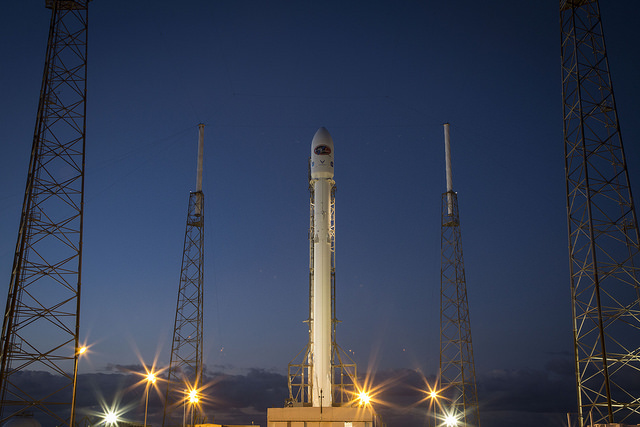
#> input picture skimage.data.rocket(), 640 x 427 px
$ jupyter execute img.ipynb   (older library calls are emulated)
#> lines starting #> are read from the running program, lines starting #| are printed output that depends on the picture; after the words box and inside, x2 and y2 are one past the last pixel; in counts of white or black regions, pixels touching at a corner belong together
[cell 1]
# Python 3.8.12

import pandas as pd
import numpy as np
from skimage import data
import matplotlib.pyplot as plt

[cell 2]
rocket_image = data.rocket()
#> rocket_image is the input picture: shape (427, 640, 3); mean R, G, B 52.3, 61.3, 82.3

[cell 3]
rocket_image

[cell 4]
def show_image(image, title='Image', cmap_type='gray'):
    plt.imshow(image, cmap=cmap_type)
    plt.title(title)
    plt.axis('off')
    plt.show()

[cell 5]
show_image(rocket_image, 'rocket')

[cell 6]
from skimage.color import rgb2gray
rocket_image_gray = rgb2gray(rocket_image)

[cell 7]
show_image(rocket_image_gray, 'gray rocket')

[cell 8]
red = rocket_image[:, :, 0]
green = rocket_image[:, :, 1]
blue = rocket_image[:, :, 2]

[cell 9]
show_image(rocket_image)

[cell 10]
#
# img = plt.imread('/.jpeg')

[cell 11]
rocket_image_flipp = np.flipud(rocket_image)

[cell 12]
show_image(rocket_image_flipp)

[cell 13]
plt.hist(red.ravel(), bins=256)
plt.hist(blue.ravel(), bins=256)
plt.hist(green.ravel(), bins=256)
plt.legend(['red', 'blue', 'green'])
plt.show()
#> figure, not shown here; tallest bar 5521 high, from x = 30.88 to 31.88; tallest bar 4985 high, from x = 76.7 to 77.7; tallest bar 5439 high, from x = 51.8 to 52.79

# Ravel retorna uma matriz cpntinua dos valores da cor da imagem
# Definimos bins como 256 porque mostraremos o número de pixels para cada valor de pixel.

[cell 14]
rocket_image_flipp_plr = np.fliplr(rocket_image_flipp)
show_image(rocket_image_flipp_plr)

[cell 15]
# Estudar esses metodos mais a  fundo
from skimage.filters import try_all_threshold
from skimage.filters import threshold_otsu
from skimage.filters import threshold_local

[cell 16]
img_peste = plt.imread('./images.jfif')
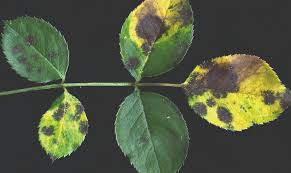
#> input picture ProcessingImage/images.jfif, 291 x 173 px
#> img_peste is the input picture: shape (173, 291, 3); mean R, G, B 80.5, 87.5, 64.6
img_normal = plt.imread('./imagens_normal.jpg')
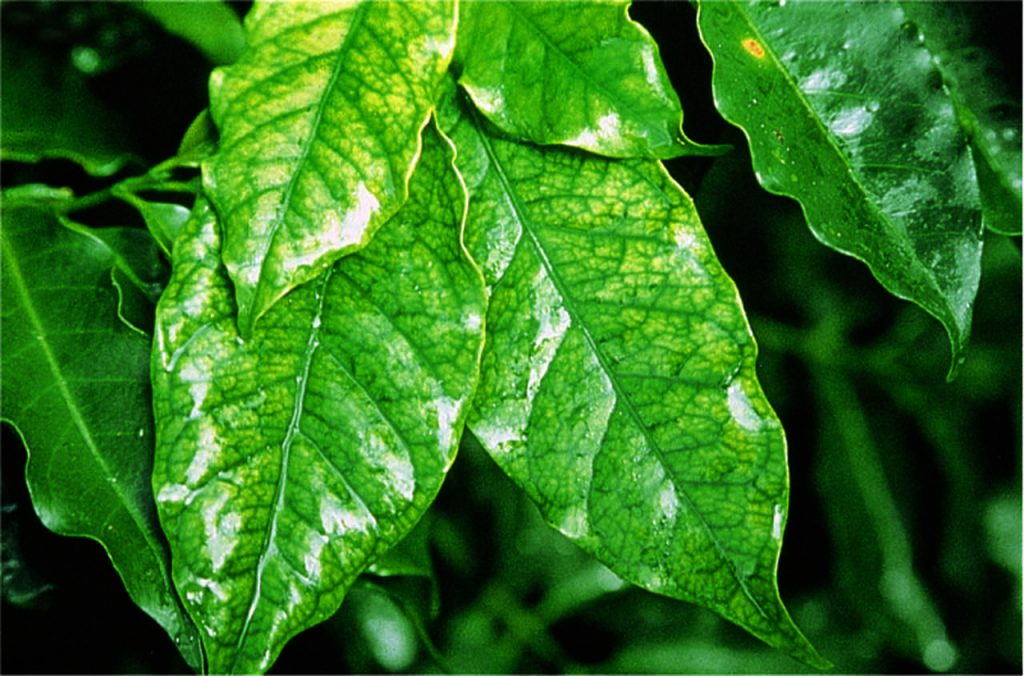
#> input picture ProcessingImage/imagens_normal.jpg, 1024 x 676 px
#> img_normal is the input picture: shape (676, 1024, 3); mean R, G, B 48.4, 116.7, 29.1
img_peste_cafe = plt.imread('./imagens_praga.png')
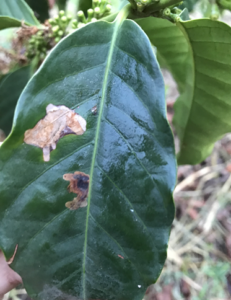
#> input picture ProcessingImage/imagens_praga.png, 231 x 300 px
#> img_peste_cafe is the input picture: shape (300, 231, 3) float32; mean R, G, B 0.382, 0.478, 0.423

[cell 17]
show_image(img_peste)
show_image(img_normal)
show_image(img_peste_cafe)

[cell 18]
img_peste_gray = rgb2gray(img_peste)
img_normal_cafe_gray = rgb2gray(img_normal)
img_peste_cafe_gray = rgb2gray(img_peste_cafe)
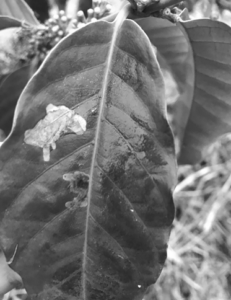
#> img_peste_cafe_gray: shape (300, 231) float32; min 0.093, max 1, mean 0.454

[cell 19]
show_image(img_peste_gray)
show_image(img_normal_cafe_gray)
show_image(img_peste_cafe_gray)

[cell 20]
# binary global
thresh_leaf_normal = threshold_otsu(img_peste_gray)
#> thresh_leaf_normal = 0.422
thresh_leaf_cafe = threshold_otsu(img_normal_cafe_gray)
#> thresh_leaf_cafe = 0.356
thresh_leaf_cafe_pest = threshold_otsu(img_peste_cafe_gray)
#> thresh_leaf_cafe_pest = 0.509
binary1 = img_peste_gray > thresh_leaf_normal
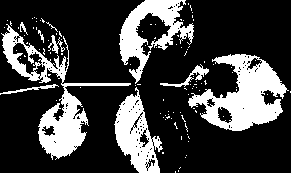
#> binary1: shape (173, 291) bool; 24.8% white; 109 white regions (100 under 20 px), largest, box (x1, y1, x2, y2) and area: (188, 54, 289, 131) 3794, (1, 24, 131, 160) 3451, (119, 0, 194, 84) 2354
binary2 = img_normal_cafe_gray > thresh_leaf_cafe
#> binary2: shape (676, 1024) bool; 54.5% white; 752 black regions (624 under 20 px), largest, box (x1, y1, x2, y2) and area: (263, 0, 1023, 676) 186219, (0, 0, 235, 676) 99489, (912, 0, 1022, 159) 9923
binary3 = img_peste_cafe_gray >  thresh_leaf_cafe_pest
#> binary3: shape (300, 231) bool; 32.9% white; 110 white regions (86 under 20 px), largest, box (x1, y1, x2, y2) and area: (0, 0, 186, 232) 11988, (153, 132, 231, 300) 7943, (164, 0, 231, 27) 893

[cell 21]
show_image(binary1)
show_image(binary2)
show_image(binary3)

[cell 22]
# por outro lado
thresh_leaf_normal = threshold_otsu(img_peste_gray)
thresh_leaf_cafe = threshold_otsu(img_normal_cafe_gray)
thresh_leaf_cafe_pest = threshold_otsu(img_peste_cafe_gray)
binary1 = img_peste_gray < thresh_leaf_normal
binary2 = img_normal_cafe_gray < thresh_leaf_cafe
binary3 = img_peste_cafe_gray < thresh_leaf_cafe_pest

[cell 23]
show_image(binary1)
show_image(binary2)
show_image(binary3)

[cell 24]
# local
block_size = 35
local_thresh = threshold_local(img_peste_gray, block_size, offset=10)
binary4 = img_peste_gray < local_thresh
#> binary4: shape (173, 291) bool; every value is 0
show_image(binary4)

'''
    Funciona melhor em imagens escritas
'''

[cell 25]
'''
    Testar todos os metodos do threshold
'''
fig, ax = try_all_threshold(img_peste_cafe_gray, verbose=False, figsize=(15,12))
plt.show()

[cell 26]
def plot_comparison(original, filtered, title_filtered):
    fig, (ax1, ax2) = plt.subplots(ncols = 2 , figsize=(12,6), sharex=True, sharey=True)
    ax1.imshow(original, cmap=plt.cm.gray)
    ax1.axis('off')
    ax2.imshow(filtered, cmap=plt.cm.gray)
    ax2.set_title(title_filtered)
    ax2.axis('off')

[cell 27]
from skimage.filters import gaussian

[cell 28]
# False se a imagem tiver gray
gaussian_leaf = gaussian(img_peste_cafe_gray, multichannel=False)
plot_comparison(img_peste_cafe_gray, gaussian_leaf, 'leaf_gaussian')

[cell 29]
from skimage.filters import sobel

[cell 30]
sobel_img = sobel(img_peste_cafe_gray)
show_image(sobel_img)

[cell 31]
from skimage import exposure

[cell 32]
show_image(img_peste_cafe_gray)

[cell 33]
plt.title('Histograma da imagem')
plt.hist(img_peste_cafe_gray.ravel(), bins=256)
plt.show()
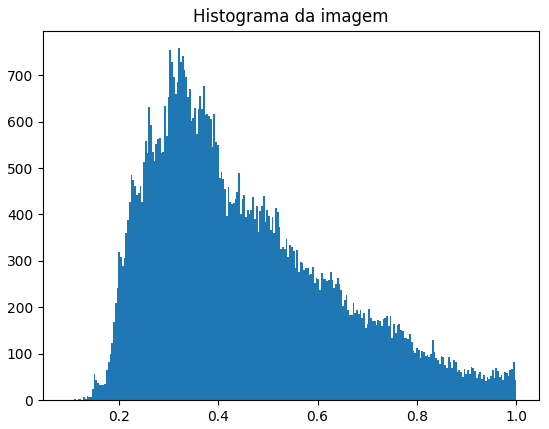
#> figure drawn by matplotlib, 1 panel; tallest bar 758 high, from x = 0.32 to 0.323
# função ravel() retorna um array continuo #

[cell 34]
img_peste_cafe_gray_hist = exposure.equalize_hist(img_peste_cafe_gray)
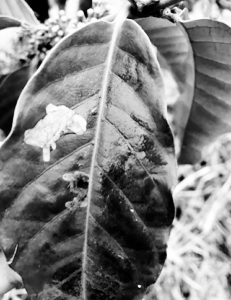
#> img_peste_cafe_gray_hist: shape (300, 231) float32; min 1.44e-05, max 1, mean 0.503
show_image(img_peste_cafe_gray_hist)

[cell 35]
img_peste_cafe_gray_hist_adap = exposure.equalize_adapthist(img_peste_cafe_gray, clip_limit=0.03)
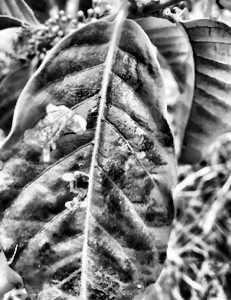
#> img_peste_cafe_gray_hist_adap: shape (300, 231) float32; min 0, max 1, mean 0.499
show_image(img_peste_cafe_gray_hist_adap)

[cell 36]
#rocket_image
from skimage.transform import rotate, rescale

[cell 37]
rocket_image_rotate = rotate(rocket_image, -90)
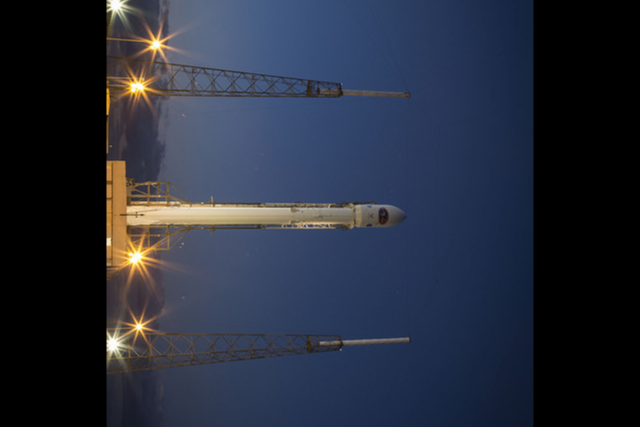
#> rocket_image_rotate: shape (427, 640, 3) float64; mean R, G, B 0.152, 0.177, 0.235
show_image(rocket_image_rotate)

[cell 38]
rescale_rocket = rescale(rocket_image, 1/4, anti_aliasing=True, multichannel=True)
rescale_rocket_notanti = rescale(rocket_image, 1/4, anti_aliasing=False, multichannel=True)
show_image(rescale_rocket, 'anti_ali=True')
show_image(rescale_rocket_notanti, 'anti_ali=False')

[cell 39]
from skimage.transform import resize

height = int(rocket_image.shape[0]/2)
#> height = 213
width = int(rocket_image.shape[1]/2)
#> width = 320

rocket_resize = resize(rocket_image, (height, width), anti_aliasing=True)

show_image(rocket_image, 'Original')
show_image(rocket_resize, 'Resized')

[cell 40]
from skimage import morphology

[cell 41]
eroded_image = morphology.binary_erosion(binary1)
#> eroded_image: shape (173, 291) bool; 67.8% white; 26 black regions (16 under 20 px), largest, box (x1, y1, x2, y2) and area: (113, 0, 195, 173) 5560, (0, 17, 132, 161) 5342, (187, 53, 291, 132) 4483
show_image(binary1, 'Original')
show_image(eroded_image, 'Eroded image')

[cell 42]
dilated_image = morphology.binary_dilation(binary1)
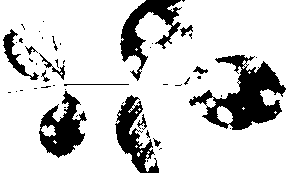
#> dilated_image: shape (173, 291) bool; 82.4% white; 49 black regions (35 under 20 px), largest, box (x1, y1, x2, y2) and area: (189, 55, 286, 130) 3117, (120, 0, 182, 81) 1690, (39, 91, 87, 158) 1592
show_image(binary1, 'binary1')
show_image(dilated_image, 'dilated image')
